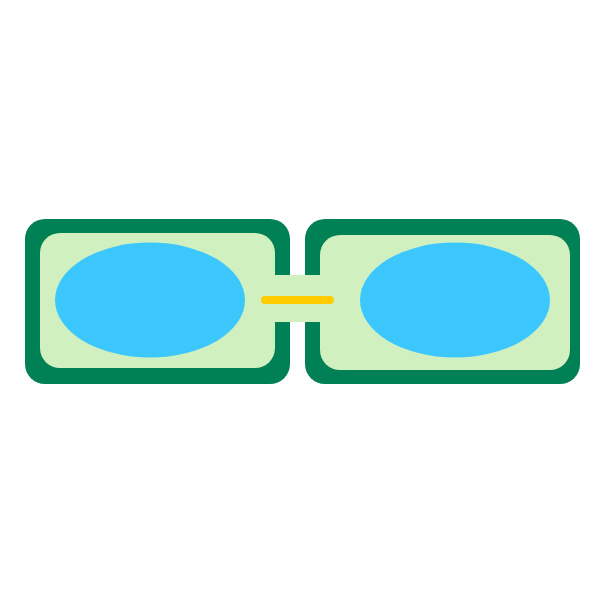
Frame 1 (no input)
Frame 60 (no input): identical to frame 1, image omitted
Frame 120 (the mouse pressed at the canvas centre since frame 60): identical to frame 1, image omitted

The p5.js sketch that drew this single still picture (run headless with seeded random() and noise() and a simulated clock; from frame 60 on, the mouse is pressed at the canvas centre):

// p5.js sketch
// ── sketch.js
function setup() {
  createCanvas(600, 600);
}

function draw() {
  background(1000);
  noStroke();
  fill(color('hsb(160, 100%, 50%)'));
  rect(305, 219, 275, 165, 20);
  rect(25, 219, 265, 165, 20);
  fill(color(208,240,192));
  rect(320, 235, 250, 135, 20);
  rect(40, 233, 235, 135, 20);
  noStroke();
  square(274, 275, 47);
  fill(color(60, 200, 300));
  ellipse(455, 300, 190, 115);
  ellipse(150, 300, 190, 115);
  stroke((color(255, 204, 0)));
  strokeWeight(8);
  line(330, 300, 265, 300);
}
